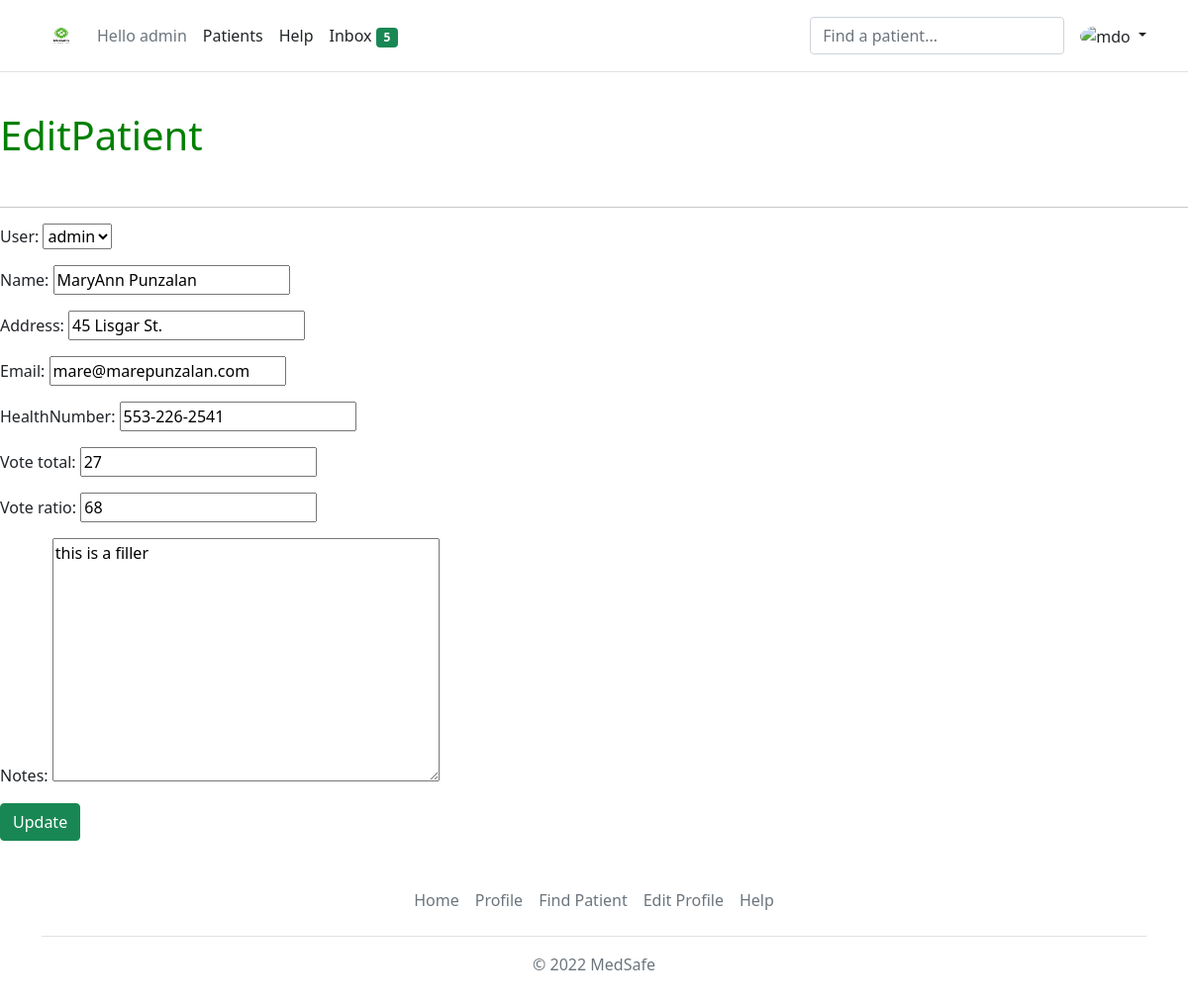
The app's page /edit_patient/1/ (signed in) with its own data.
### patients/models.py (models this page shows, shortened)
class Patient(models.Model):
    joined = models.DateTimeField(auto_now_add=True)
    user = models.ForeignKey(User, on_delete=models.CASCADE)
    name = models.CharField(max_length=200)
    address = models.CharField(max_length=200)
    email = models.EmailField()
    healthNumber = models.CharField(max_length=25)
    vote_total = models.IntegerField(default=0, null=True, blank=True)
    vote_ratio= models.IntegerField(default=0, null=True, blank=True)
    notes = models.TextField(blank=True, default=None, null=True)

### patients/views.py (the view)
# urls.py: path('edit_patient/<str:pk>/',views.edit_patient, name='edit_patient'),
@login_required
def edit_patient(req, pk):
    patient = Patient.objects.get(id = pk)
    form = PatientForm(instance= patient)
    if req.method == 'POST':
        form = form(req.POST)
        if form.is_valid():
            form.save()
            return render(req, 'patients/profile.html', {'success':"Patient updated successfully"})
    return render (req,'patients/editPatient.html', {'form':form})

### patients/forms.py
class PatientForm(ModelForm):
    class Meta:
        model = Patient
        fields = '__all__'

### patients/templates/patients/editPatient.html (shortened to what this page needs)
{% extends 'patients/base2.html' %}
{% block content%}
{% load static %}
<div>
    <h1>EditPatient</h1>
    <br>
    <hr>
    <div>
        <form action="" method="POST">
            {{form.as_p}}
            <input type="submit" class="btn btn-success" value="Update">
        </form>
    </div>
</div>
{% endblock %}

### patients/templates/patients/base2.html (shortened to what this page needs)
<!doctype html>
<html lang="en">
  <head>
    {% load static %}
    <link href="https://cdn.jsdelivr.net/npm/bootstrap@5.1.3/dist/css/bootstrap.min.css" rel="stylesheet">
    <link
    rel="stylesheet"
    href="https://cdnjs.cloudflare.com/ajax/libs/animate.css/4.1.1/animate.min.css"
  />
  <link rel="stylesheet" type="text/css" href = '{% static "styles/main.css"%}'>
    {% load static %}
  </head>
  <body>
    <header class="p-3 mb-3 border-bottom">
      <div class="container">
        <div class="d-flex flex-wrap align-items-center justify-content-center justify-content-lg-start">
          <a href="{% url 'profile' %}" class="d-flex align-items-center mb-2 mb-lg-0 text-dark text-decoration-none">
            <img class="bi me-2" src="{% static 'images/Logo.png' %}" width="40" height="32" role="img" aria-label="MedSafe"></img>
          </a>
          <ul class="nav col-12 col-lg-auto me-lg-auto mb-2 justify-content-center mb-md-0">
            <li><a href="#" class="nav-link px-2 link-secondary">Hello {{user.username}}</a></li>
            <li><a href="#" class="nav-link px-2 link-dark">Patients</a></li>
            <li><a href="#" class="nav-link px-2 link-dark">Help</a></li>
            <li><a href="#" class="nav-link px-2 link-dark">Inbox <span class="badge bg-success">5</span></a></li>
          </ul>
          <form class="col-12 col-lg-auto mb-3 mb-lg-0 me-lg-3">
            <input type="search" class="form-control" placeholder="Find a patient..." aria-label="Search">
          </form>
          <div class="dropdown text-end">
            <a href="#" class="d-block link-dark text-decoration-none dropdown-toggle" id="dropdownUser1" data-bs-toggle="dropdown" aria-expanded="false">
              <img src="https://github.com/mdo.png" alt="mdo" width="32" height="32" class="rounded-circle">
            </a>
          </div>
        </div>
      </div>
    </header>
      <br>
    {% block content %}
    {%endblock%}
    <div class="container">
      <footer class="py-3 my-4">
        <ul class="nav justify-content-center border-bottom pb-3 mb-3">
          <li class="nav-item"><a href="#" class="nav-link px-2 text-muted">Home</a></li>
          <li class="nav-item"><a href="#" class="nav-link px-2 text-muted">Profile</a></li>
          <li class="nav-item"><a href="#" class="nav-link px-2 text-muted">Find Patient</a></li>
          <li class="nav-item"><a href="#" class="nav-link px-2 text-muted">Edit Profile</a></li>
          <li class="nav-item"><a href="#" class="nav-link px-2 text-muted">Help</a></li>
        </ul>
        <p class="text-center text-muted">&copy; 2022 MedSafe</p>
      </footer>
    </div>
  </body>
</html>

### static/styles/main.css (style rules this page uses)
h1, h2, h4 { color: green; font-weight: lighter; }

### records on screen
Patient: user "admin", name "MaryAnn Punzalan", address "45 Lisgar St.", email "mare@marepunzalan.com", healthNumber "553-226-2541", vote_total "27", vote_ratio "68", notes "this is a filler"

### other values on screen
{{ user.username }} "admin"
